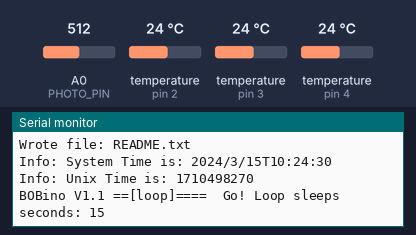
This sketch was run on a simulated Arduino Uno, built with avr-gcc and run on an emulated ATmega328P. Parts: the last lines printed to the serial monitor. The inputs (shaded band) are chosen by the test bench; at power-on: temperature (sensors on pin 2, pin 3, pin 4) 24 °C, A0 (PHOTO_PIN) = 512. The local clock reads 2024-03-15 10:24:30 at power-on unless the sketch sets it; storage starts empty; EEPROM starts erased.

Above: at 1.7 s.
1.8 s: temperature (sensor on pin 2) set to 12 °C
At 3.1 s:
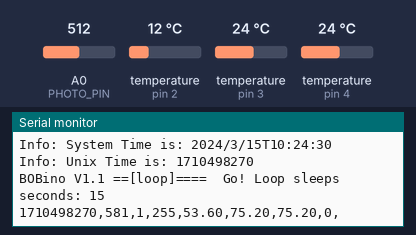
7.6 s: temperature (sensor on pin 3) set to 12 °C
13.4 s: temperature (sensor on pin 4) set to 12 °C
At 17.6 s:
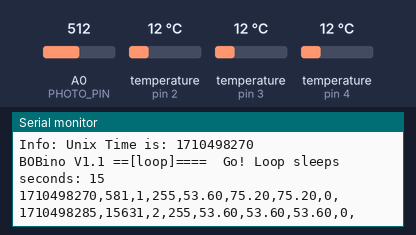
19.2 s: A0 (PHOTO_PIN) set to 340
25.0 s: temperature (sensor on pin 2) set to 19 °C
30.8 s: temperature (sensor on pin 3) set to 19 °C
At 33.2 s:
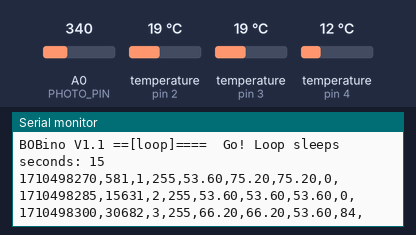

Measured:
- after the input at 1.8 s, the serial monitor: prints a new line after 0.05 s (image 1)
- after the input at 13.4 s, the serial monitor: prints a new line after 3.5 s (image 2)
- after the input at 30.8 s, the serial monitor: prints a new line after 1.2 s (image 3)

The sketch:

BOBino_V1_1.ino
```cpp
// (licence header left out)
#include <Wire.h>

// 2015-Jun - Replaced the components with simple DS18B20 one-wire temperature sensors
#include <OneWire.h>
#include <DallasTemperature.h>

// SD Card and Sleep
#include <SPI.h>
#include <SD.h>
#include <avr/sleep.h>

#include <RTClib.h> //Available from https://github.com/adafruit/RTClib
#include <Narcoleptic.h> //microcontroller sleep library. Available at https://code.google.com/p/narcoleptic/downloads/detail?name=Narcoleptic_v1a.zip

//http://www.arduino.cc/en/Tutorial/EEPROMWrite
#include <EEPROM.h>

//http://www.instructables.com/id/two-ways-to-reset-arduino-in-software/step2/using-just-software/
void(* resetFunc) (void) = 0; //declare reset function @ address 0


#define DEFAULT_SLEEP_SECONDS 15


// Enable up to three differene one wire busses
// This avoids identifying each one-wire by hex id.
#define ONE_WIRE_BUS_A   2
#define ONE_WIRE_BUS_B   3
#define ONE_WIRE_BUS_C   4

// Analog Voltage based Light Sennsor
#define PHOTO_PIN A0

RTC_DS1307 RTC;
OneWire oneWireA(ONE_WIRE_BUS_A);
OneWire oneWireB(ONE_WIRE_BUS_B);
OneWire oneWireC(ONE_WIRE_BUS_C);

DallasTemperature sensorsA(&oneWireA);
DallasTemperature sensorsB(&oneWireB);
DallasTemperature sensorsC(&oneWireC);

char temp = 'F';
char alt = 'F';
short sleepSeconds = DEFAULT_SLEEP_SECONDS;

#define CSV ","
#define DATA_FILENAME "data.csv"
#define RTC_FILENAME "config/rtcset.txt"
#define CONFIG_DIR "config"
#define TIME_FILENAME "config/sleepsec.txt"
#define TEMP_FILENAME "config/temp.txt"
#define ALT_FILENAME "config/alt.txt"
#define RTC_EXAMPLE "config/_rtcset.txt"
#define README_FILENAME "BOBino.txt"

#define LOW_MEMORY_FREE_REBOOT_THRESHOLD 350
#define EEPROM_ADDR_Reset_Counter 0

//https://gist.github.com/ntbrock/4d0bec130f943861a0ba
byte resetCount = 0;
byte freeMemCount = 0;
uint16_t freeMem() {
  char top;
  extern char *__brkval;
  extern char __bss_end;
  int freeMem = __brkval ? &top - __brkval : &top - &__bss_end;

  if ( freeMemCount % 100 == 0 ) {
  Serial.print(F("Debug: ["));
  Serial.print( freeMemCount, DEC );
  Serial.print(F("] SRAM Free: (Resetting at 350 free with NO warning)  "));
  Serial.println( freeMem );
  }
  freeMemCount++;

  if ( freeMem < LOW_MEMORY_FREE_REBOOT_THRESHOLD ) {
   Serial.print(F("FATAL: SRAM Free: (RESETTING NOW)  "));
    Serial.println( freeMem, DEC );
    Serial.flush();
    delay(50);
    resetFunc();  //call reset - no room for death squawk
  }
}

void setup() {

  Serial.begin(9600);

  Serial.println(F("BOBino V1.1 ==[setup]===="));
  freeMem();
  countResets();
  delay(50);


  //This is the chipselect pin, change based on SD shield documentation.
  if ( ! SD.begin(10) ) {
    Serial.println(F("FATAL: Unable to begin SD Card."));
    Serial.flush();
    deathFlash();
  } else {

    sensorsA.begin();
    sensorsB.begin();
    sensorsC.begin();
    delay(50);

    Wire.begin();
    RTC.begin();

    delay(50);
    configure();

    createHeader();
    RTC_set();

    sensorsA.setResolution(10);
    sensorsB.setResolution(10);
    sensorsC.setResolution(10);

    Serial.print(F("BOBino V1.1 ==[loop]====  Go! Loop sleeps seconds: "));
    Serial.println(sleepSeconds);
  }
}

int loopCount = 0;
long lastReadMs = -1;

void loop(){
  loopCount += 1;
  freeMem();

  lastReadMs = millis() + Narcoleptic.millis();
  DateTime now = RTC.now();

  // Acquire All readings
  sensorsA.requestTemperatures();
  sensorsB.requestTemperatures();
  sensorsC.requestTemperatures();
  analogRead(PHOTO_PIN); // discard first reading, use 2nd
  byte photoRead = analogRead(PHOTO_PIN);

  // Acquisition Time off temperature sensors
  delay(650);

  float tempA = -1;
  float tempB = -1;
  float tempC = -1;

  if(temp=='f'||temp=='F'){
    tempA = sensorsA.getTempFByIndex(0);
    tempB = sensorsB.getTempFByIndex(0);
    tempC = sensorsC.getTempFByIndex(0);
  } else {
    tempA = sensorsA.getTempCByIndex(0);
    tempB = sensorsB.getTempCByIndex(0);
    tempC = sensorsC.getTempCByIndex(0);
  }

  // 32.00 indicates error, missing device on bus
  if ( tempA == 32.00 ) { tempA = -1; }
  if ( tempB == 32.00 ) { tempB = -1; }
  if ( tempC == 32.00 ) { tempC = -1; }

  File data=SD.open(DATA_FILENAME, FILE_WRITE);
  if ( data ) {

    timestamp(data, now);
    data.print(CSV);
    data.print(lastReadMs, DEC);
    data.print(CSV);
    data.print(loopCount, DEC);
    data.print(CSV);
    data.print(resetCount, DEC);
    data.print(CSV);
    data.print(tempA, 2);
    data.print(CSV);
    data.print(tempB, 2);
    data.print(CSV);
    data.print(tempC, 2);
    data.print(CSV);
    data.print(photoRead, DEC);
    data.print(CSV);
    photoQual(photoRead,data);
    data.println();
    data.close();

    // Also debug to serial console
    timestampSerial(now);
    Serial.print(CSV);
    Serial.print(lastReadMs, DEC);
    Serial.print(CSV);
    Serial.print(loopCount, DEC);
    Serial.print(CSV);
    Serial.print(resetCount, DEC);
    Serial.print(CSV);
    Serial.print(tempA, 2);
    Serial.print(CSV);
    Serial.print(tempB, 2);
    Serial.print(CSV);
    Serial.print(tempC, 2);
    Serial.print(CSV);
    Serial.print(photoRead, DEC);
    Serial.print(CSV);
    Serial.println();
    Serial.flush();
  } else {
    Serial.print(F("FATAL: Unable to write to SD, File: "));
    Serial.println(DATA_FILENAME);
    Serial.flush();
    deathFlash();
  }

  sleep();

}

// Death Flash
void deathFlash() {
  cli();
  sleep_enable();
  sleep_cpu();
}


void createHeader(){ //This function creates a header at the top of the data.csv file.
  if(SD.exists(DATA_FILENAME) == false){  //only creates header if file doesn't exist
    File data=SD.open(DATA_FILENAME, FILE_WRITE);
    data.print("Time");
    data.print(CSV);
    data.print("LastReadMs");
    data.print(CSV);
    data.print("LoopCount");
    data.print(CSV);
    data.print("RebootCount");
    data.print(CSV);
    if(temp=='f'||temp=='F'){
      data.print(F("TemperatureA (F)"));
    }else{
      data.print(F("TemperatureA (C)"));
    }
    data.print(CSV);
    if(temp=='f'||temp=='F'){
      data.print(F("TemperatureB (F)"));
    }else{
      data.print(F("TemperatureB (C)"));
    }
    data.print(CSV);
    if(temp=='f'||temp=='F'){
      data.print(F("TemperatureC (F)"));
    }else{
      data.print(F("TemperatureC (C)"));
    }
    data.print(CSV);
    data.print(F("Light (0-1023)"));
    data.print(CSV);
    data.print(F("Light (Descriptor)"));
    data.println();
    data.close();
  }
  else{
    // File handle is refereshed with every loop, not held in memory.
    // data=SD.open("data.csv", FILE_WRITE);
  }
}

void photoQual(float reading, File data){
  //below prints qualitative descriptors of light intensity
  if(reading < 10){
    data.print(F("Dark"));
    //data.print(F("dark"));
  }
  else if(reading<100){
    data.print(F("Dim"));
    //Serial.print(F("dim"));
  }
  else if(reading<300){
    data.print(F("Light"));
    //Serial.print(F("light"));
  }
  else if(reading<600){
    data.print(F("Bright"));
    //Serial.print(F("bright"));
  }
  else{
    data.print(F("Very Bright"));
    //Serial.print(F("very bright"));
  }
}

void timestamp(File data, DateTime &now){ //Current time is read from the RTC, and printed to the SD card.
  //timestamp from rtc
  data.print(now.year(), DEC);
  data.print('/');
  data.print(now.month(), DEC);
  data.print('/');
  data.print(now.day(), DEC);
  data.print(' ');
  if ( now.hour() < 10 ) { data.print("0"); }
  data.print(now.hour(), DEC);
  data.print(':');
  if ( now.minute() < 10 ) { data.print("0"); }
  data.print(now.minute(), DEC );
  data.print(':');
  if ( now.second() < 10 ) { data.print("0"); }
  data.print(now.second(), DEC);
}

void timestampSerial(DateTime &now){ //Current time is read from the RTC, and printed to the SD card.
  Serial.print(now.unixtime());
}


/**
 * Read the beginning of the EEPROM to get the number of resets and + 1.
 */
void countResets() {

  resetCount  = EEPROM.read(EEPROM_ADDR_Reset_Counter);
    Serial.print(F("Debug: Total Reset Count: "));
    Serial.println(resetCount);
  EEPROM.write(EEPROM_ADDR_Reset_Counter, resetCount+1);
}


/**
 * Read the contents of the config folder on the SD card,
 * set memory config for data collection accordingly.
 */

void configure(){
  //Serial.println(F("BOBino V1.1 - Configure Start"));

  // Create the config directory on the card if doesn't exist
  if ( SD.exists( CONFIG_DIR ) ) {
      Serial.println(F("Info: SD Card Config directory: CONFIG exists."));
  } else {
     if ( SD.mkdir( CONFIG_DIR ) ) {
       Serial.println(F("Created Directory: CONFIG_DIR"));
     } else {
      Serial.println(F("ERROR: Unable to create directory: CONFIG"));
    }
  }

  Serial.print(F("Info: Initializing Time. Contents of SLEEPSEC.TXT: "));

  if ( SD.exists( TIME_FILENAME ) ) {
    File timetxt;
    String time;
    timetxt=SD.open(TIME_FILENAME,FILE_READ);
    if(timetxt > 0 ) {
      char c = timetxt.read();
      while(c!=';' && c != -1){
      Serial.print( c );
        time += c;
        c=timetxt.read();
      }
      Serial.println();
    }
    if(!timetxt || !time){
      sleepSeconds = DEFAULT_SLEEP_SECONDS;
    }else{
    sleepSeconds=atoi(time.c_str());
    }

    if ( sleepSeconds <= 0 ) { sleepSeconds = DEFAULT_SLEEP_SECONDS; } // Defensive.

    Serial.print(F("Info: Configured Sleep Seconds: "));
    Serial.print(sleepSeconds);
    Serial.println();

  } else {
     // Create the default value file on the new SD card.
    // Create the default value file on the new SD card.
    File fh=SD.open(TIME_FILENAME, FILE_WRITE);
    if ( fh ) {
      fh.print( sleepSeconds );
      fh.print(";");
      fh.println();
      fh.flush();
      fh.close();
      Serial.print(F("Wrote file: "));
      Serial.println(TIME_FILENAME);
    } else {
      Serial.print(F("ERROR: Unable to create file: "));
      Serial.println(TIME_FILENAME);
    }
  }


  if ( SD.exists( TEMP_FILENAME ) ) {
    temp=SD.open(TEMP_FILENAME, FILE_READ).read();
  } else {
    // Create the default value file on the new SD card.
    File fh=SD.open(TEMP_FILENAME, FILE_WRITE);
    if ( fh ) {
      fh.print( temp );
      fh.print( ";");
      fh.println();
      fh.flush();
      fh.close();
      Serial.println(F("Wrote file: TEMP_FILENAME"));
    } else {
      Serial.println(F("ERROR: Unable to create file: TEMP_FILENAME"));
    }
  }
  if ( temp != 'F' && temp != 'f' && temp != 'C' && temp != 'c' ) { temp = 'F'; } // Defense!
  Serial.print(F("Info: Configured Temp to be: "));
  Serial.print(temp);
  Serial.println();


  if ( ! SD.exists( RTC_EXAMPLE ) ) {
    // Create the default value file on the new SD card.
    File fh=SD.open(RTC_EXAMPLE, FILE_WRITE);
    if ( fh ) {
      fh.print( F("2015 01 01 00 00 00;"));
      fh.println();
      fh.flush();
      fh.close();
      Serial.println(F("Wrote file: RTC_EXAMPLE"));
    } else {
      Serial.println(F("ERROR: Unable to create file: RTC_EXAMPLE"));
    }
  }

  if ( ! SD.exists( README_FILENAME ) ) {
    // Create the default value file on the new SD card.
    File fh=SD.open(README_FILENAME, FILE_WRITE);
    if ( fh ) {
    fh.print(F("BOBino V1.1 2015-Jun-18"));
    fh.println();
    fh.println();
    fh.print(F("Edit files in the CONFIG Directory on this SD Card to set config: "));
    fh.println();
    fh.println(F("   CONFIG/TEMP.TXT -- Set Temperature Units to F or C"));
    fh.println(F("   CONFIG/SLEEPSEC.TXT -- Set Time Sleep Interval in Seconds"));
    //fh.println(F("   CONFIG/ALT.TXT -- Set Altitude Units and Activate"));
    fh.println(F("   CONFIG/RTCSET.TXT -- Set To the current calendar information to adjust system time."));
    fh.println(F("   CONFIG/_RTCSET.TXT -- Example RTC File to make clock setting easy."));
    fh.print("");
    fh.println();
//    fh.flush();
    fh.close();
    Serial.println(F("Wrote file: README.txt"));
    }
  }


    DateTime now = RTC.now();
    Serial.print(F("Info: System Time is: "));
    Serial.print(now.year(), DEC);
    Serial.print(F("/"));
    Serial.print(now.month(), DEC);
    Serial.print(F("/"));
    Serial.print(now.day(), DEC);
    Serial.print(F("T"));
    Serial.print(now.hour(), DEC);
    Serial.print(F(":"));
    Serial.print(now.minute(), DEC);
    Serial.print(F(":"));
    Serial.print(now.second(), DEC);
    Serial.println();

   long unixTime = getUnixTime();
   Serial.print(F("Info: Unix Time is: "));
   Serial.println(unixTime);

  //Serial.println(F("BOBino V1.1 - Configure complete"));
}


uint8_t narcolepticIsWorking = 1;
long narcolepticAlternateTime = 0;

void sleep() { //Sleeps the arduino for the ammount of time specified by the config file, using the Narcoleptic sleep library.
//  long currentTime = getUnixTime();


  // Sensor Reads take ~ 900ms
  // Go off last read to avoid adding reading delays each time.
  long wakeMs = (float)lastReadMs + ( (float)sleepSeconds * 1000.0 ); // Version 1.1 - Changing timesleep to seconds
  long nextMs = -1;

  long currentMs = millis() + Narcoleptic.millis();
  while ( currentMs < wakeMs ){

    // Sleep 1 second less than expected
    long sleepMs = wakeMs - currentMs;
    if ( sleepMs < 1000 ) { sleepMs = 100; } // Min Sleep 1 sec
    if ( sleepMs > 30000 ) { sleepMs = 30000; } // Max sleep 30 sec

/*
    Serial.print(F("::: BEG current: " ));
    Serial.print(currentMs);
    Serial.print(F("  lastRead: " ));
    Serial.print(lastReadMs);
    Serial.print(F("  sleep: " ));
    Serial.print(sleepMs);
//    Serial.print(F("  sleepSec: "));
//    Serial.print(sleepSeconds);
    Serial.print(F("  wake: "));
    Serial.println(wakeMs);
    Serial.flush();
*/
    if ( sleepMs < 1000 ) {
      // CPU Narrow in the last second.
      delay(sleepMs);
    } else if ( narcolepticIsWorking ) {
      Narcoleptic.delay( sleepMs - 450 );
      delay(200);
    } else {
      // Narco is not working, use our alternate counter.
      delay(sleepMs);
    }


    // Only set this at the end of the loop
    nextMs = millis() + Narcoleptic.millis();

/*
    Serial.print(F("::: END current: " ));
    Serial.print(currentMs);
    Serial.print(F("  next: " ));
    Serial.println(nextMs);
    Serial.flush();
*/
    // Handle the case where no RTC exists and we need to advance the clock

 /*   if ( newTime <= currentTime && narcolepticIsWorking ) {
        Serial.println(F("ERROR - Real Time Clock / Narcoleptic not working. Falling back to CPU delay."));

        Serial.print(F("Logic Path: "));
        Serial.print(path);
        Serial.print(F("  Wake Time: "));
        Serial.print(wakeTime);
        Serial.print(F("  New Time: "));
        Serial.print(newTime);
        Serial.print(F("  Current Time: "));
        Serial.println(currentTime);

        narcolepticIsWorking = 0;
    }
*/

    currentMs = nextMs;

  }
}

long getUnixTime(){
  if ( narcolepticIsWorking ) {
    DateTime now=RTC.now();
    if( now.year() > 2100 ) {
      Serial.println("ERROR: Real Time Clock not working, year > 2100.");
      narcolepticIsWorking = 0;
      return narcolepticAlternateTime;
    } else {
      return now.unixtime();
    }
  } else {
    return narcolepticAlternateTime;
  }
}

void RTC_set(){ //sets rtc from the SD card in the even that it is improperly set.
  if(SD.exists(RTC_FILENAME)){
    File rtcset;
    String timebuffer;
    short timenow[5];
    timenow[0] = 0;timenow[1] = 0;timenow[2] = 0;timenow[3] = 0;timenow[4] = 0;timenow[5] = 0;
    int i=0;
    rtcset=SD.open(RTC_FILENAME,FILE_READ);
     while(rtcset.peek()!=';'){
      while(rtcset.peek()==' '||rtcset.peek()==','){
        rtcset.read();
      }
      while(rtcset.peek()!=' '&&rtcset.peek()!=','&&rtcset.peek()!=';'){
        char c=rtcset.read();
        timebuffer += c;

      }
      Serial.print(F("DEBUG> Time Buffer: "));
      Serial.print(timebuffer);
      Serial.println();
      timenow[i]=timebuffer.toInt();

      Serial.print(F("DEBUG> Time Now: "));
      Serial.print(timenow[i]);
      Serial.println();

      i++;
      timebuffer="";

     }
     RTC.adjust(DateTime(timenow[0],timenow[1],timenow[2],timenow[3],timenow[4],timenow[5]));
     SD.remove(RTC_FILENAME);

    Serial.print(F("INFO: Set Real Time Clock: "));
    Serial.print( timenow[0], DEC );
    Serial.print( F("/") );
    Serial.print( timenow[1], DEC );
    Serial.print( F("/") );
    Serial.print( timenow[2], DEC );
    Serial.print( F("T") );
    Serial.print( timenow[3], DEC );
    Serial.print( F(":") );
    Serial.print( timenow[4], DEC );
    Serial.print( F(":") );
    Serial.print( timenow[5], DEC );
    Serial.println();
  }
}
```
